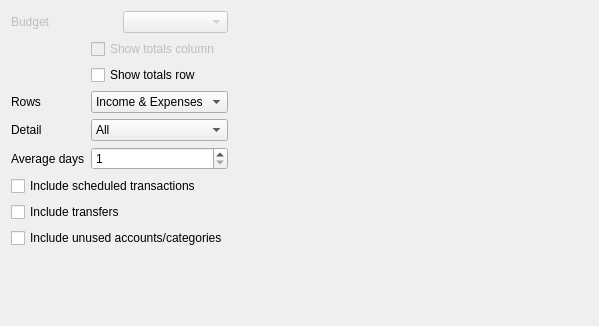
<?xml version="1.0" encoding="UTF-8"?>
<ui version="4.0">
 <class>ReportTabRowColPivot</class>
 <widget class="QWidget" name="ReportTabRowColPivot">
  <property name="geometry">
   <rect>
    <x>0</x>
    <y>0</y>
    <width>599</width>
    <height>326</height>
   </rect>
  </property>
  <property name="windowTitle">
   <string>Rows/Columns Tab</string>
  </property>
  <property name="toolTip">
   <string/>
  </property>
  <property name="whatsThis">
   <string>&lt;p&gt;On this tab, you configure how you would like the rows and columns to be selected and organized.&lt;/p&gt;</string>
  </property>
  <layout class="QVBoxLayout">
   <item>
    <layout class="QHBoxLayout">
     <item>
      <layout class="QGridLayout" name="m_gridLayout">
       <item row="4" column="0">
        <widget class="QLabel" name="textLabel6">
         <property name="text">
          <string>Detail</string>
         </property>
         <property name="wordWrap">
          <bool>false</bool>
         </property>
        </widget>
       </item>
       <item row="3" column="1">
        <widget class="KComboBox" name="m_comboRows">
         <property name="toolTip">
          <string>&lt;p&gt;Choose what kind of accounts to display as the rows of this report.&lt;/p&gt;</string>
         </property>
         <item>
          <property name="text">
           <string>Income &amp; Expenses</string>
          </property>
         </item>
         <item>
          <property name="text">
           <string>Assets &amp; Liabilities</string>
          </property>
         </item>
        </widget>
       </item>
       <item row="3" column="0">
        <widget class="QLabel" name="m_rowsLabel">
         <property name="text">
          <string>Rows</string>
         </property>
         <property name="wordWrap">
          <bool>false</bool>
         </property>
        </widget>
       </item>
       <item row="1" column="1">
        <widget class="QCheckBox" name="m_checkTotalColumn">
         <property name="enabled">
          <bool>false</bool>
         </property>
         <property name="text">
          <string>Show totals column</string>
         </property>
        </widget>
       </item>
       <item row="5" column="0">
        <widget class="QLabel" name="m_movingAverageLabel">
         <property name="text">
          <string>Average days</string>
         </property>
         <property name="wordWrap">
          <bool>false</bool>
         </property>
        </widget>
       </item>
       <item row="5" column="1">
        <widget class="QSpinBox" name="m_movingAverageDays">
         <property name="minimum">
          <number>1</number>
         </property>
         <property name="maximum">
          <number>366</number>
         </property>
        </widget>
       </item>
       <item row="4" column="1">
        <widget class="KComboBox" name="m_comboDetail">
         <property name="toolTip">
          <string>&lt;p&gt;Choose what kind of accounts to display as the rows of this report.&lt;/p&gt;</string>
         </property>
         <item>
          <property name="text">
           <string comment="@item all accounts">All</string>
          </property>
         </item>
         <item>
          <property name="text">
           <string>Top-Level</string>
          </property>
         </item>
         <item>
          <property name="text">
           <string>Groups</string>
          </property>
         </item>
         <item>
          <property name="text">
           <string>Totals</string>
          </property>
         </item>
        </widget>
       </item>
       <item row="0" column="0" colspan="2">
        <widget class="QFrame" name="m_budgetFrame">
         <property name="enabled">
          <bool>false</bool>
         </property>
         <property name="frameShape">
          <enum>QFrame::NoFrame</enum>
         </property>
         <property name="frameShadow">
          <enum>QFrame::Raised</enum>
         </property>
         <layout class="QHBoxLayout">
          <property name="leftMargin">
           <number>0</number>
          </property>
          <property name="topMargin">
           <number>0</number>
          </property>
          <property name="rightMargin">
           <number>0</number>
          </property>
          <property name="bottomMargin">
           <number>0</number>
          </property>
          <item>
           <widget class="QLabel" name="textLabel1">
            <property name="text">
             <string>Budget</string>
            </property>
            <property name="wordWrap">
             <bool>false</bool>
            </property>
           </widget>
          </item>
          <item>
           <widget class="KMyMoneyGeneralCombo" name="m_comboBudget"/>
          </item>
         </layout>
        </widget>
       </item>
       <item row="2" column="1">
        <widget class="QCheckBox" name="m_checkTotalRow">
         <property name="text">
          <string>Show totals row</string>
         </property>
        </widget>
       </item>
      </layout>
     </item>
     <item>
      <spacer name="spacer12_2">
       <property name="orientation">
        <enum>Qt::Horizontal</enum>
       </property>
       <property name="sizeType">
        <enum>QSizePolicy::Expanding</enum>
       </property>
       <property name="sizeHint" stdset="0">
        <size>
         <width>0</width>
         <height>0</height>
        </size>
       </property>
      </spacer>
     </item>
    </layout>
   </item>
   <item>
    <widget class="QCheckBox" name="m_checkScheduled">
     <property name="text">
      <string>Include scheduled transactions</string>
     </property>
    </widget>
   </item>
   <item>
    <widget class="QCheckBox" name="m_checkTransfers">
     <property name="text">
      <string>Include transfers</string>
     </property>
    </widget>
   </item>
   <item>
    <widget class="QCheckBox" name="m_checkUnused">
     <property name="text">
      <string>Include unused accounts/categories</string>
     </property>
    </widget>
   </item>
   <item>
    <spacer name="spacer13">
     <property name="orientation">
      <enum>Qt::Vertical</enum>
     </property>
     <property name="sizeType">
      <enum>QSizePolicy::Expanding</enum>
     </property>
     <property name="sizeHint" stdset="0">
      <size>
       <width>20</width>
       <height>40</height>
      </size>
     </property>
    </spacer>
   </item>
  </layout>
 </widget>
 <layoutdefault spacing="6" margin="11"/>
 <customwidgets>
  <customwidget>
   <class>KComboBox</class>
   <extends>QComboBox</extends>
   <header>kcombobox.h</header>
  </customwidget>
  <customwidget>
   <class>KMyMoneyGeneralCombo</class>
   <extends>QComboBox</extends>
   <header>kmymoneygeneralcombo.h</header>
   <container>1</container>
  </customwidget>
 </customwidgets>
 <tabstops>
  <tabstop>m_checkTotalColumn</tabstop>
  <tabstop>m_checkTotalRow</tabstop>
  <tabstop>m_comboRows</tabstop>
  <tabstop>m_comboDetail</tabstop>
  <tabstop>m_movingAverageDays</tabstop>
  <tabstop>m_checkScheduled</tabstop>
  <tabstop>m_checkTransfers</tabstop>
  <tabstop>m_checkUnused</tabstop>
 </tabstops>
 <resources/>
 <connections/>
</ui>
